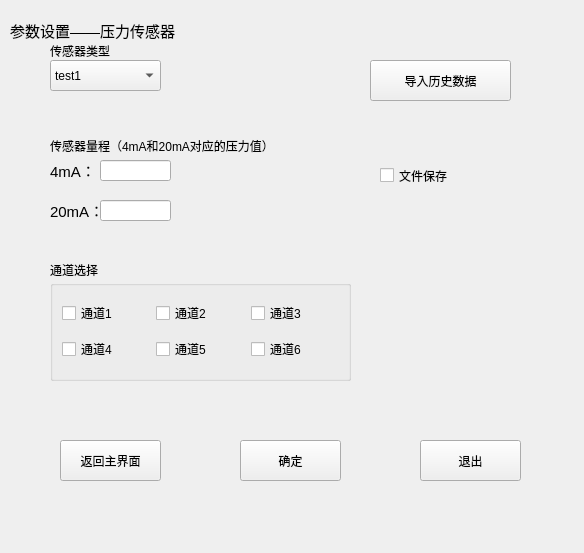
<?xml version="1.0" encoding="UTF-8"?>
<ui version="4.0">
 <class>paramWin_pressureSensor</class>
 <widget class="QWidget" name="paramWin_pressureSensor">
  <property name="geometry">
   <rect>
    <x>0</x>
    <y>0</y>
    <width>584</width>
    <height>553</height>
   </rect>
  </property>
  <property name="windowTitle">
   <string>参数设置_压力传感器</string>
  </property>
  <widget class="QLabel" name="label">
   <property name="geometry">
    <rect>
     <x>10</x>
     <y>10</y>
     <width>341</width>
     <height>41</height>
    </rect>
   </property>
   <property name="font">
    <font>
     <pointsize>11</pointsize>
    </font>
   </property>
   <property name="text">
    <string>参数设置——压力传感器</string>
   </property>
  </widget>
  <widget class="QPushButton" name="btn_ok">
   <property name="geometry">
    <rect>
     <x>240</x>
     <y>440</y>
     <width>101</width>
     <height>41</height>
    </rect>
   </property>
   <property name="text">
    <string>确定</string>
   </property>
  </widget>
  <widget class="QPushButton" name="btn_back_mainW">
   <property name="geometry">
    <rect>
     <x>60</x>
     <y>440</y>
     <width>101</width>
     <height>41</height>
    </rect>
   </property>
   <property name="text">
    <string>返回主界面</string>
   </property>
  </widget>
  <widget class="QPushButton" name="btn_exit">
   <property name="geometry">
    <rect>
     <x>420</x>
     <y>440</y>
     <width>101</width>
     <height>41</height>
    </rect>
   </property>
   <property name="text">
    <string>退出</string>
   </property>
  </widget>
  <widget class="QLineEdit" name="lineE_4mA">
   <property name="geometry">
    <rect>
     <x>100</x>
     <y>160</y>
     <width>71</width>
     <height>21</height>
    </rect>
   </property>
  </widget>
  <widget class="QLabel" name="label_5">
   <property name="geometry">
    <rect>
     <x>50</x>
     <y>200</y>
     <width>61</width>
     <height>21</height>
    </rect>
   </property>
   <property name="font">
    <font>
     <pointsize>11</pointsize>
    </font>
   </property>
   <property name="text">
    <string>20mA：</string>
   </property>
  </widget>
  <widget class="QLabel" name="label_2">
   <property name="geometry">
    <rect>
     <x>50</x>
     <y>40</y>
     <width>101</width>
     <height>21</height>
    </rect>
   </property>
   <property name="text">
    <string>传感器类型</string>
   </property>
  </widget>
  <widget class="QLabel" name="label_7">
   <property name="geometry">
    <rect>
     <x>50</x>
     <y>260</y>
     <width>200</width>
     <height>20</height>
    </rect>
   </property>
   <property name="minimumSize">
    <size>
     <width>100</width>
     <height>20</height>
    </size>
   </property>
   <property name="maximumSize">
    <size>
     <width>200</width>
     <height>20</height>
    </size>
   </property>
   <property name="text">
    <string>通道选择</string>
   </property>
  </widget>
  <widget class="QComboBox" name="cBox_pressure_sensor_type">
   <property name="geometry">
    <rect>
     <x>50</x>
     <y>60</y>
     <width>111</width>
     <height>31</height>
    </rect>
   </property>
   <item>
    <property name="text">
     <string>test1</string>
    </property>
   </item>
   <item>
    <property name="text">
     <string>test2</string>
    </property>
   </item>
  </widget>
  <widget class="QLabel" name="label_4">
   <property name="geometry">
    <rect>
     <x>50</x>
     <y>160</y>
     <width>51</width>
     <height>21</height>
    </rect>
   </property>
   <property name="font">
    <font>
     <pointsize>11</pointsize>
    </font>
   </property>
   <property name="text">
    <string>4mA：</string>
   </property>
  </widget>
  <widget class="QPushButton" name="btn_load_data">
   <property name="geometry">
    <rect>
     <x>370</x>
     <y>60</y>
     <width>141</width>
     <height>41</height>
    </rect>
   </property>
   <property name="text">
    <string>导入历史数据</string>
   </property>
  </widget>
  <widget class="QLineEdit" name="lineE_20mA">
   <property name="geometry">
    <rect>
     <x>100</x>
     <y>200</y>
     <width>71</width>
     <height>21</height>
    </rect>
   </property>
  </widget>
  <widget class="QLabel" name="label_3">
   <property name="geometry">
    <rect>
     <x>50</x>
     <y>130</y>
     <width>331</width>
     <height>31</height>
    </rect>
   </property>
   <property name="text">
    <string>传感器量程（4mA和20mA对应的压力值）</string>
   </property>
  </widget>
  <widget class="QGroupBox" name="gridGroupBox">
   <property name="geometry">
    <rect>
     <x>50</x>
     <y>280</y>
     <width>301</width>
     <height>101</height>
    </rect>
   </property>
   <layout class="QGridLayout" name="gridLayout">
    <property name="horizontalSpacing">
     <number>6</number>
    </property>
    <item row="0" column="1">
     <widget class="QCheckBox" name="checkBox_ch_2">
      <property name="text">
       <string>通道2</string>
      </property>
     </widget>
    </item>
    <item row="0" column="0">
     <widget class="QCheckBox" name="checkBox_ch_1">
      <property name="text">
       <string>通道1</string>
      </property>
     </widget>
    </item>
    <item row="1" column="0">
     <widget class="QCheckBox" name="checkBox_ch_4">
      <property name="text">
       <string>通道4</string>
      </property>
     </widget>
    </item>
    <item row="1" column="1">
     <widget class="QCheckBox" name="checkBox_ch_5">
      <property name="text">
       <string>通道5</string>
      </property>
     </widget>
    </item>
    <item row="1" column="2">
     <widget class="QCheckBox" name="checkBox_ch_6">
      <property name="text">
       <string>通道6</string>
      </property>
     </widget>
    </item>
    <item row="0" column="2">
     <widget class="QCheckBox" name="checkBox_ch_3">
      <property name="text">
       <string>通道3</string>
      </property>
     </widget>
    </item>
   </layout>
  </widget>
  <widget class="QCheckBox" name="cBox_file_save">
   <property name="geometry">
    <rect>
     <x>380</x>
     <y>160</y>
     <width>111</width>
     <height>31</height>
    </rect>
   </property>
   <property name="text">
    <string>文件保存</string>
   </property>
  </widget>
 </widget>
 <resources/>
 <connections/>
</ui>
